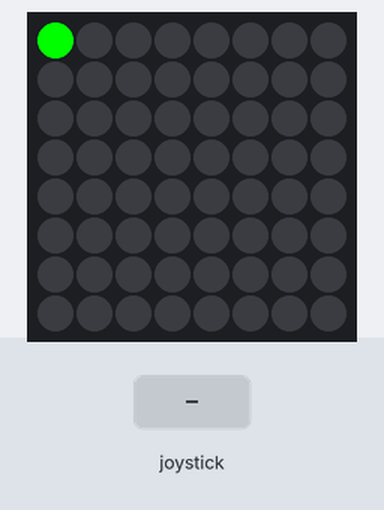
A program run on a simulated Raspberry Pi (BCM pin numbers) with a Sense HAT. Parts: the Sense HAT's 8×8 RGB LED matrix. The test bench sets the inputs (shaded band). Random numbers come from a fixed seed.

Above: at 1.2 s.
1.3 s: joystick pushed up
At 1.8 s:
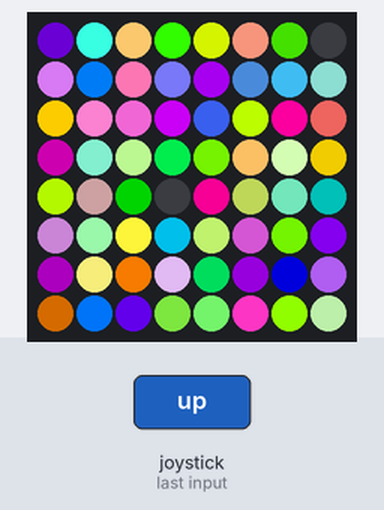
2.8 s: joystick pushed left
At 4.0 s:
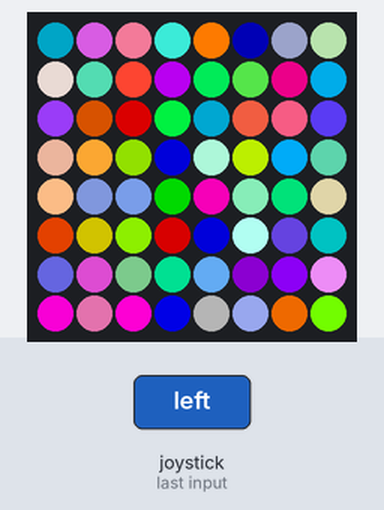
4.3 s: joystick clicked
At 5.2 s:
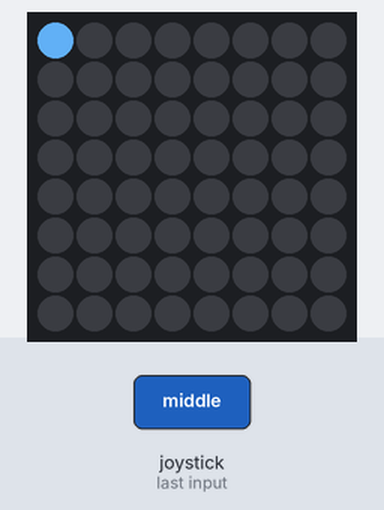
5.8 s: joystick pushed down
At 6.4 s:
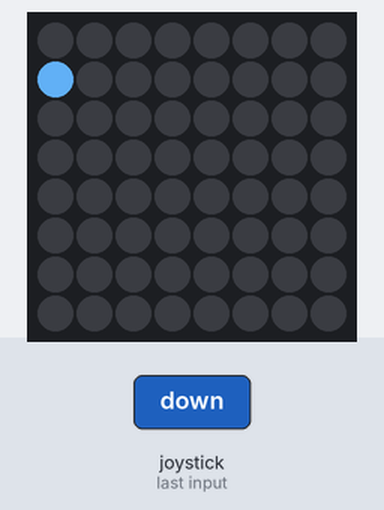
7.3 s: joystick pushed right
At 8.5 s:
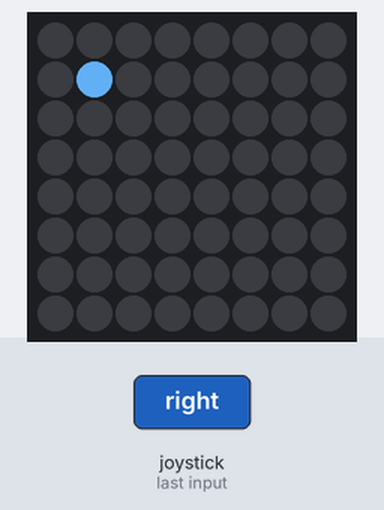
8.8 s: joystick pushed up
At 9.8 s:
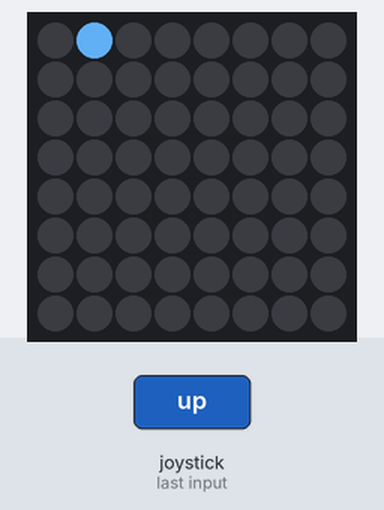
Timing chart, 0 to 11.3 s (numbered marks = the images above; inputs shaded):
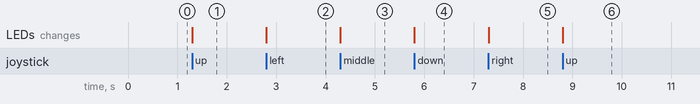

Measured:
- after the input at 1.3 s, the LEDs: change at once (image 1)
- after the input at 2.8 s, the LEDs: change at once (image 2)
- after the input at 4.3 s, the LEDs: change at once (image 3)
- after the input at 5.8 s, the LEDs: change at once (image 4)
- after the input at 7.3 s, the LEDs: change at once (image 5)
- after the input at 8.8 s, the LEDs: change at once (image 6)

The program:

main.py
```python
#!/usr/bin/env python3

import time


from copy import deepcopy
from enums import BrushSize, Tool, Window
from sense_hat import SenseHat
from signal import pause
from static_classes import Color, ColorGenerator, JoystickAction, Letter


class Main:
    def __init__(self):
        self.window = Window.CANVAS

        self.drops = {}

        self.random_color_text = "random"

        # See about getting a list of these like we're doing with the enums
        self.selectable_colors = [
            self.random_color_text,
            Color.RED,
            Color.GREEN,
            Color.BLUE,
        ]
        self.selectable_colors_index = 0

        self.selectable_tools = [tool for tool in Tool]
        self.selectable_tools_index = 0

        self.selectable_brush_sizes = [brush_size for brush_size in BrushSize]
        self.selectable_brush_sizes_index = 0

        self.origin = [0, 0]

        self.current_coordinates = deepcopy(self.origin)
        self.current_color = self.selectable_colors[2]
        self.current_tool = self.selectable_tools[0]
        self.current_brush_size = self.selectable_brush_sizes[0]

        self.sense = SenseHat()
        self.sense.stick.direction_any = self.handle_joystick

        self.number_of_pixels_in_row = 8

    def run(self):
        self.sense.clear()
        self.print_brush(
            self.current_coordinates, self.current_brush_size.value, self.current_color
        )

        pause()

    def print_brush(self, coordinates, width, color):
        for y in range(coordinates[1], coordinates[1] + width):
            for x in range(coordinates[0], coordinates[0] + width):
                self.sense.set_pixel(x, y, color)

    def adjust_brush_position(self, coordinates):
        for i in range(len(coordinates)):
            if coordinates[i] < 0:
                coordinates[i] = self.number_of_pixels_in_row - self.current_brush_size.value
            elif coordinates[i] + self.current_brush_size.value > self.number_of_pixels_in_row:
                coordinates[i] = 0

    def handle_joystick(self, event):
        if event.action == "pressed":
            if self.window == Window.CANVAS:
                self.handle_joystick_in_canvas(event)
            elif self.window == Window.COLOR_PALETTE:
                self.handle_joystick_in_color_palette(event)
            elif self.window == Window.TOOL:
                self.handle_joystick_in_tool(event)
            elif self.window == Window.BRUSH_SIZE:
                self.handle_joystick_in_brush_size(event)

            self.refresh_ui()

    def has_entered_menu(self):
        if self.current_coordinates == self.origin:
            self.window = Window.COLOR_PALETTE
        elif self.current_coordinates == [1, 0]:
            self.window = Window.TOOL
        elif self.current_coordinates == [2, 0]:
            self.window = Window.BRUSH_SIZE
        else:
            return False

        return True

    def handle_joystick_in_canvas(self, event):
        if event.direction == JoystickAction.UP:
            if not self.has_entered_menu():
                self.current_coordinates[1] -= 1
        elif event.direction == JoystickAction.DOWN:
            self.current_coordinates[1] += 1
        elif event.direction == JoystickAction.LEFT:
            self.current_coordinates[0] -= 1
        elif event.direction == JoystickAction.RIGHT:
            self.current_coordinates[0] += 1
        elif event.direction == JoystickAction.MIDDLE:
            self.update_drop_dict()

    def handle_joystick_in_color_palette(self, event):
        self.handle_joystick_in_menu_base(
            event, "current_color", "selectable_colors", "selectable_colors_index"
        )

        if event.direction == JoystickAction.MIDDLE:
            if self.current_color == self.random_color_text:
                self.current_color = ColorGenerator.make_random_color()

    def handle_joystick_in_tool(self, event):
        self.handle_joystick_in_menu_base(
            event, "current_tool", "selectable_tools", "selectable_tools_index"
        )

    def handle_joystick_in_brush_size(self, event):
        self.handle_joystick_in_menu_base(
            event,
            "current_brush_size",
            "selectable_brush_sizes",
            "selectable_brush_sizes_index",
        )

    def handle_joystick_in_menu_base(
        self, event, current_item, selectable_items, selectable_item_index
    ):
        index = getattr(self, selectable_item_index)
        items = getattr(self, selectable_items)

        if event.direction == JoystickAction.UP:
            index += 1

            last_index = len(items) - 1

            if index > last_index:
                index = last_index
        elif event.direction == JoystickAction.DOWN:
            if index == 0:
                self.window = Window.CANVAS
                return

            index -= 1
        elif event.direction == JoystickAction.MIDDLE:
            setattr(self, current_item, items[index])
            index = 0

            self.window = Window.CANVAS

        setattr(self, selectable_item_index, index)

    def update_drop_dict(self):
        for y in range(
            self.current_coordinates[1],
            self.current_coordinates[1] + self.current_brush_size.value,
        ):
            for x in range(
                self.current_coordinates[0],
                self.current_coordinates[0] + self.current_brush_size.value,
            ):
                current_coordinates_tuple = x, y

                if self.current_tool == Tool.BRUSH:
                    self.drops[current_coordinates_tuple] = self.current_color
                elif self.current_tool == Tool.ERASER and current_coordinates_tuple in self.drops:
                    del self.drops[current_coordinates_tuple]

        self.animate_drops()

    def animate_drops(self):
        for y in range(
            self.current_coordinates[1],
            self.current_coordinates[1] + self.current_brush_size.value,
        ):
            for x in range(
                self.current_coordinates[0],
                self.current_coordinates[0] + self.current_brush_size.value,
            ):
                if self.current_tool == Tool.BRUSH:
                    color = Color.BLUE
                else:
                    color = Color.RED

                self.sense.set_pixel(x, y, color)

        time.sleep(0.1)

    def refresh_ui(self):
        self.sense.clear()

        if self.window == Window.CANVAS:
            self.update_canvas_window()
        elif self.window == Window.COLOR_PALETTE:
            self.update_color_palette_window()
        elif self.window == Window.TOOL:
            self.update_tool_window()
        elif self.window == Window.BRUSH_SIZE:
            self.update_brush_size_window()

    def update_canvas_window(self):
        self.add_drops_to_ui()
        self.adjust_brush_position(self.current_coordinates)
        self.print_brush(
            self.current_coordinates, self.current_brush_size.value, self.current_color
        )

    def update_color_palette_window(self):
        color_palette_window = []

        for _ in range(self.number_of_pixels_in_row):
            selectable_color = self.selectable_colors[self.selectable_colors_index]

            if selectable_color == self.random_color_text:
                color_palette_window += ColorGenerator.make_random_color_list(
                    self.number_of_pixels_in_row
                )
            else:
                color_palette_window += [selectable_color] * self.number_of_pixels_in_row

        self.sense.set_pixels(color_palette_window)

    def update_tool_window(self):
        selectable_tool = self.selectable_tools[self.selectable_tools_index]

        if selectable_tool == Tool.BRUSH:
            tool_symbol = Letter.get_b(Color.BLUE)
        elif selectable_tool == Tool.ERASER:
            tool_symbol = Letter.get_e(Color.RED)
        else:
            tool_symbol = Letter.get_e(Color.GREEN)

        self.sense.set_pixels(tool_symbol)

    def update_brush_size_window(self):
        selectable_brush_size = self.selectable_brush_sizes[self.selectable_brush_sizes_index]
        self.print_brush(self.origin, selectable_brush_size.value, self.current_color)

    def add_drops_to_ui(self):
        for drop_coordinate, drop_color in self.drops.items():
            self.sense.set_pixel(drop_coordinate[0], drop_coordinate[1], drop_color)


if __name__ == "__main__":
    main = Main()
    main.run()
```

enums.py
```python
#!/usr/bin/env python3

from enum import Enum, auto, unique


@unique
class BrushSize(Enum):
    ONE = auto()
    TWO = auto()
    THREE = auto()
    FOUR = auto()
    FIVE = auto()
    SIX = auto()


@unique
class Tool(Enum):
    BRUSH = auto()
    ERASER = auto()
    EYE_DROPPER = auto()


@unique
class Window(Enum):
    COLOR_PALETTE = auto()
    CANVAS = auto()
    TOOL = auto()
    BRUSH_SIZE = auto()
```

static_classes.py
```python
#!/usr/bin/env python3

from random import randint


class Color:
    BLACK = (0, 0, 0)
    BLUE = (0, 0, 255)
    GREEN = (0, 255, 0)
    RED = (255, 0, 0)
    WHITE = (255, 255, 255)


class ColorGenerator:
    @staticmethod
    def make_random_color():
        return [randint(0, 255) for _ in range(3)]

    @classmethod
    def make_random_color_list(cls, number_of_colors):
        return [cls.make_random_color() for _ in range(number_of_colors)]


class Letter:
    @staticmethod
    def get_b(color):
        o = Color.BLACK
        c = color

        # fmt: off
        letter = [
            c, c, c, c, c, c, c, o,
            c, c, c, c, c, c, c, c,
            c, c, o, o, o, o, c, c,
            c, c, c, c, c, c, c, o,
            c, c, c, c, c, c, c, o,
            c, c, o, o, o, o, c, c,
            c, c, c, c, c, c, c, c,
            c, c, c, c, c, c, c, o,
        ]
        # fmt: on

        return letter

    @staticmethod
    def get_e(color):
        o = Color.BLACK
        c = color

        # fmt: off
        letter = [
            c, c, c, c, c, c, c, c,
            c, c, c, c, c, c, c, c,
            c, c, o, o, o, o, o, o,
            c, c, c, c, c, c, c, c,
            c, c, c, c, c, c, c, c,
            c, c, o, o, o, o, o, o,
            c, c, c, c, c, c, c, c,
            c, c, c, c, c, c, c, c,
        ]
        # fmt: on

        return letter


class JoystickAction:
    UP = "up"
    DOWN = "down"
    LEFT = "left"
    RIGHT = "right"
    MIDDLE = "middle"
```
